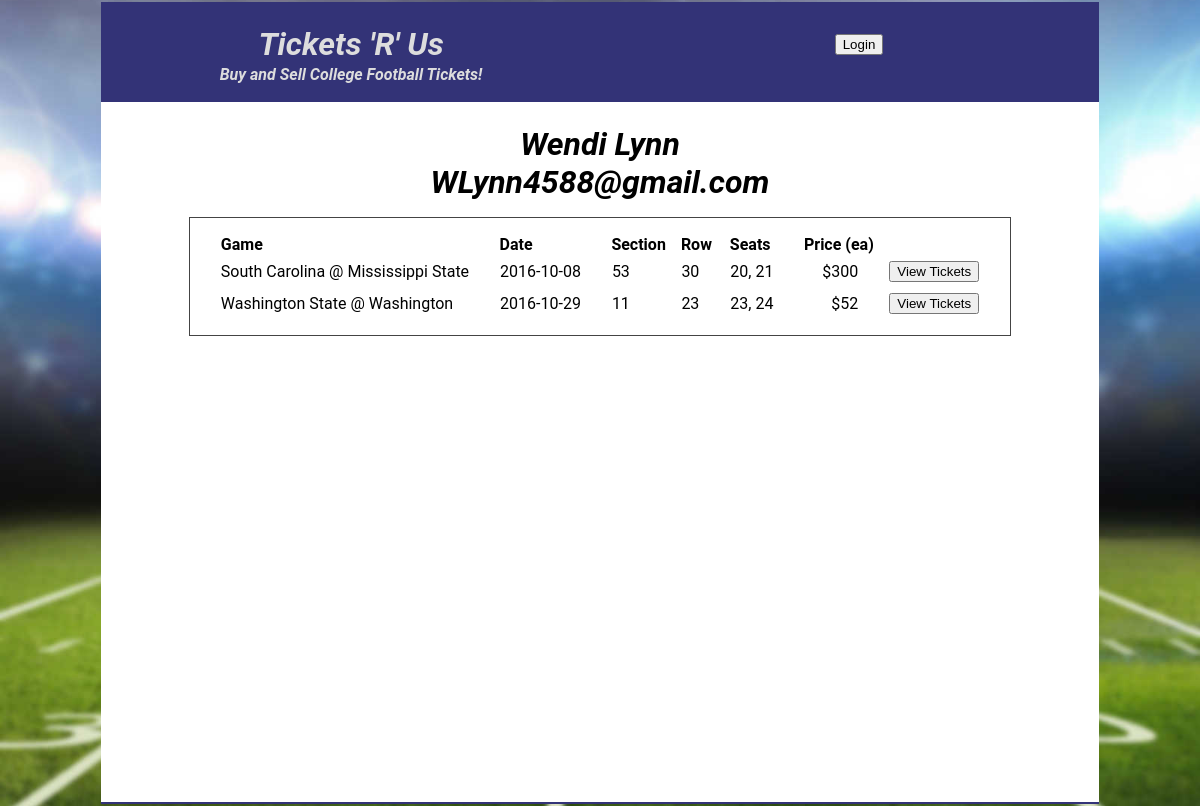
Page /users/1 on the committed database.
### tickets.py (models this page shows, shortened)
class User(Base):
    __tablename__ = 'user'
    id = Column(Integer, primary_key=True)
    name = Column(String, nullable=False)
    email = Column(String, unique=True, nullable=False)
    picture = Column(String, nullable=True)

class Ticket_Lot(Base):
    __tablename__ = 'ticket_lot'
    id = Column(Integer, primary_key=True)
    user_id = Column(Integer, ForeignKey('user.id'))
    seller = relationship(User, backref=backref('ticket_lots'))
    game_id = Column(Integer, ForeignKey('game.id'))
    game = relationship(Game, backref=backref('ticket_lots'))
    section = Column(Integer)
    row = Column(Integer)
    price = Column(Integer) # $ per ticket
    def seats(self):
        return [ ticket.seat for ticket in self.tickets ]
    def seats_str(self):
        return ', '.join(map(str,self.seats()))

class Team(Base):
    __tablename__ = 'team'
    id = Column(Integer, primary_key = True)
    name =Column(String, unique=True, nullable = False)
    nickname = Column(String)
    espn_id =  Column(Integer)
    city =  Column(String)
    state = Column(String)
    conference = Column(String, ForeignKey('conference.abbrev_name'))
    logo = Column(String)

class Game(Base):
    __tablename__ = 'game'
    id = Column(Integer, primary_key=True)
    home_team_id = Column(Integer, ForeignKey('team.id'))
    home_team = relationship(Team, foreign_keys=[home_team_id], backref=backref('home_games'))
    visiting_team_id = Column(Integer, ForeignKey('team.id'))
    visiting_team = relationship(Team, foreign_keys=[visiting_team_id], backref=backref('away_games'))
    date = Column(Date, nullable=False)

class Ticket(Base):
    __tablename__ = 'ticket'
    id = Column(Integer, primary_key=True)
    lot_id = Column(Integer, ForeignKey('ticket_lot.id'))
    lot = relationship(Ticket_Lot, backref=backref('tickets'))
    seat = Column(Integer)

### web_server.py (the view)
@app.route('/users/<int:user_id>')
def user(user_id):
    user = db_session.query(User).filter_by(id=user_id).one()
    main = Markup(render_template('user.html', user=user))
    return render_template('layout.html', main=main, login_session=login_session)

### templates/user.html
<div id="user-div">
    <h1>
        {{user.name}} <br>
        {{user.email}}
    </h1>
    <div class="game-tickets">
        <table class="tickets">
            <tr class="ticket-lot">
                <th> Game </th>
                <th> Date </th>
                <th class="section"> Section </td>
                <th class="row"> Row </td>
                <th class="seats"> Seats </td>
                <th class="price"> Price (ea) </td>
            </tr>
            {% for ticket_lot in user.ticket_lots %}
            <tr class="ticket-lot">
                <td class="game"> {{ticket_lot.game.visiting_team.name}} @ {{ticket_lot.game.home_team.name}} </td>
                <td class="date"> {{ticket_lot.game.date}} </td>
                <td class="section"> {{ticket_lot.section}} </td>
                <td class="row"> {{ticket_lot.row}} </td>
                <td class="seats"> {{ticket_lot.seats_str()}} </td>
                <td class="price"> ${{ticket_lot.price}} </td>
                <td class="view-button">
                    <a class="ticket-lot-a" href="/tickets/{{ticket_lot.id}}">
                        <button> View Tickets </button>
                    </a>
                </td>
            </tr>
            {% endfor %}
         </table>
    </div>
</div>

### templates/layout.html (shortened to what this page needs)
<!DOCTYPE=html>
<html>
<head>
    <link rel="stylesheet" href="{{ url_for('static', filename='style/tickets.css') }}">
</head>
<body>
<div id="container">
    <div id="header">
        <div id="header-title-div">
            <h1 id="header-title-h1">
                <a id="title-a" href="{{url_for('conferences')}}"> Tickets 'R' Us </a>
            </h1>
            <p>
                Buy and Sell College Football Tickets!
            </p>
        </div>
        <div id="header-login-div">
            {% if 'username' not in login_session %}
            <a class="header-login-a" href="{{url_for('login')}}">
                <button> Login </button>
            </a>
            {% else %}
            <a class="header-login-a" href="{{url_for('user', user_id=login_session['user_id'])}}">
                {{login_session['username']}} </a>
            <a class="header-login-a" href="{{url_for('disconnect')}}">
                <button> Logout </button>
            </a>
            {% endif %}
        </div>
        <p>
        </p>
    </div>
    <div id="main">
        {{main}}
    </div>
</div>
</body>
</html>

### static/style/tickets.css (style rules this page uses)
body, div, ul, li, p, h1, h2, h3, h4, h5, h6 { -webkit-box-sizing: border-box; -moz-box-sizing: border-box; -ms-box-sizing: border-box; box-sizing: border-box; border: 1px solid transparent; }
body, div, ul, li, p, h1, h2, h3, h4, h5, h6 { padding: 0; margin: 0; }
h1,h2,h3,h4 { width: 100%; }
body { display: -webkit-flex; display: flex; flex-wrap: wrap; flex-direction: row; justify-content: space-around; font-family: "Roboto", sans-serif; font-weight: bold; font-style: italic; text-align: center; background-image: url("/static/images/FF8a5Ku_2000_cropped.jpg"); background-size: cover; background-repeat: no-repeat; background-attachment: fixed; background-position: center; }
#container { display: -webkit-flex; display: flex; flex-wrap: wrap; flex-direction: column; justify-content: beginning; width: 90%; max-width: 1000px; }
#header, #footer, #main { display: -webkit-flex; display: flex; flex-wrap: wrap; flex-direction: row; justify-content: space-around; width: 100%; }
#title-a { color: #ddd; text-decoration: none; }
#header, #footer { color: #ddd; background: #337; }
#header { height: 100px; padding-top: 20px; }
#header-title-div { width: 50%; }
#header-title-h1 { width: 100%; }
#header-login-div { font-family: "Roboto", sans-serif; font-weight: normal; font-style: normal; width: 50%; margin-top: 10px; }
.header-login-a { margin-left: 20px; color: #ddd; text-decoration: none; }
#main { background: #fff; opacity: 1.0; padding-top: 20px; min-height: 700px; }
.conference-a, .ticket-lot-a { text-decoration: none; }
.game-tickets { border: 1px solid #444; padding: 15px; margin: 15px; background: #fff; }
table { border: 1px solid transparent; border-collapse: collapse; }
tr { border: 1px solid transparent; border-collapse: collapse; }
th { padding-left: 15px; padding-right: 0px; text-align: left; }
td { border: 1px solid transparent; border-collapse: collapse; padding: 5px; padding-left: 15px; padding-right: 15px; text-align: left; }
td.price { text-align: right; }

### rows in the picture
User: name "Wendi Lynn", email "WLynn4588@gmail.com"
Ticket_Lot: game.visiting_team.name "South Carolina", game.home_team.name "Mississippi State", game "2016-10-08", section "53", row "30", seats_str "20, 21", price "300"
Ticket_Lot: game.visiting_team.name "Washington State", game.home_team.name "Washington", game "2016-10-29", section "11", row "23", seats_str "23, 24", price "52"
